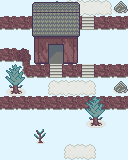

Tiled map render using the project's own tile images. Description and the map definition, with tile-layer contents summarised, below:
An orthogonal 8x10 tile map with 16x16 px tiles, 2 tile layers (Tile Layer 1, Tile Layer 2), 5 tilesets and 4 objects (4x Door).

<map version="1.9" tiledversion="1.9.0" orientation="orthogonal" renderorder="right-down" width="8" height="10" tilewidth="16" tileheight="16" infinite="0" backgroundcolor="#e1f5fe" nextlayerid="11" nextobjectid="59">
 <properties>
  <property name="map-name" value="Fumarole Town" />
  <property name="music" value="village-3" />
 </properties>
 <tileset firstgid="1" source="../tilesets/outdoor-1.tsx" />
 <tileset firstgid="129" source="../tilesets/monsters.tsx" />
 <tileset firstgid="204" source="../tilesets/npc_common.tsx" />
 <tileset firstgid="256" source="../tilesets/outdoor-2.tsx" />
 <tileset firstgid="416" source="../tilesets/outdoor-3.tsx" />
 <layer id="1" name="Tile Layer 1" width="8" height="10">
  <data>[80 cells, 46 non-empty, 16 distinct tile ids]</data>
 </layer>
 <objectgroup id="9" name="npc" />
 <layer id="6" name="Tile Layer 2" width="8" height="10">
  <data>[80 cells, 11 non-empty, 9 distinct tile ids]</data>
 </layer>
 <objectgroup id="8" name="items" />
 <objectgroup id="10" name="spawn points">
  <object id="55" class="Door" x="80" y="0" width="16" height="16">
   <properties>
    <property name="mainDoor" type="bool" value="true" />
    <property name="roomId" value="70/2" />
   </properties>
  </object>
  <object id="56" class="Door" x="64" y="0" width="16" height="16">
   <properties>
    <property name="roomId" value="70/1" />
   </properties>
  </object>
  <object id="57" class="Door" x="96" y="0" width="16" height="16">
   <properties>
    <property name="roomId" value="70/3" />
   </properties>
  </object>
  <object id="58" class="Door" x="48" y="64" width="16" height="16">
   <properties>
    <property name="roomId" value="79_house" />
   </properties>
  </object>
 </objectgroup>
</map>
